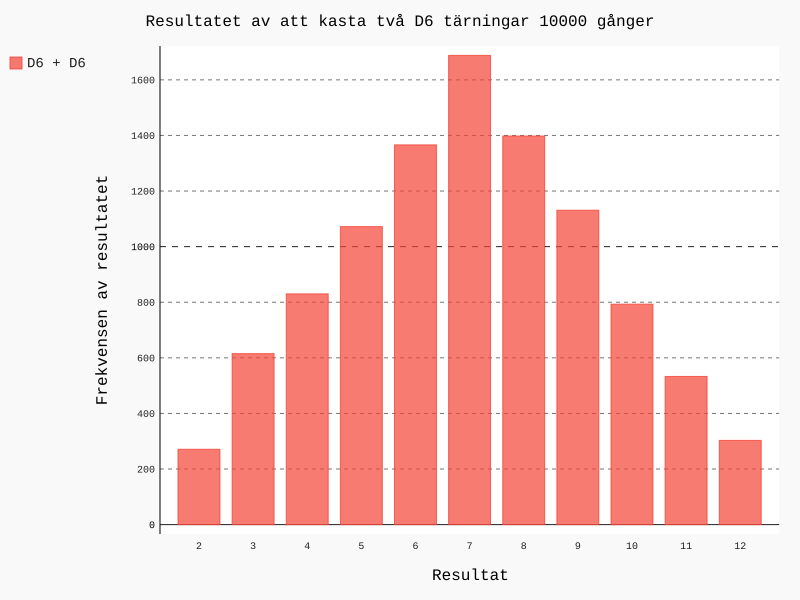

The script that drew this image:
import pygal
from die import Die

# Create a D6.
die_1 = Die(6)
die_2 = Die(6)

numb_times = 10000

# Make some rolls, and store results in a list.
results = []

for roll_num in range(numb_times):
    result = die_1.roll() + die_2.roll()
    results.append(result)

# Analyze the results.
frequencies = []
max_result = die_1.num_sides + die_2.num_sides
for value in range(2, max_result+1):
    frequency = results.count(value)
    frequencies.append(frequency)

#print(frequencies)

# Visualize the results.
hist = pygal.Bar()

hist.title = "Resultatet av att kasta två D"+str(die_1.num_sides)+" tärningar "+ str(numb_times) +" gånger"
hist.x_labels = [x for x in range(2, max_result+1)]
#hist.x_labels = ['2', '3', '4', '5', '6', '7', '8', '9', '10', '11', '12']
hist.x_title = "Resultat"
hist.y_title = "Frekvensen av resultatet"

hist.add('D'+str(die_1.num_sides)+' + D'+str(die_1.num_sides), frequencies)
hist.render_to_file('dice_visual.svg')
